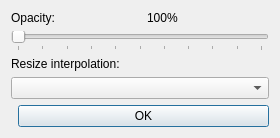
<?xml version="1.0" encoding="UTF-8"?>
<ui version="4.0">
 <class>WBQtTracingOverlayWindow</class>
 <widget class="QWidget" name="WBQtTracingOverlayWindow">
  <property name="minimumSize">
   <size>
    <width>280</width>
    <height>0</height>
   </size>
  </property>
  <property name="maximumSize">
   <size>
    <width>280</width>
    <height>16777215</height>
   </size>
  </property>
  <property name="windowTitle">
   <string>Tracing Overlay Settings</string>
  </property>
  <layout class="QVBoxLayout" name="rootLayout">
   <item>
    <layout class="QHBoxLayout" name="opacityHeader">
     <item>
      <widget class="QLabel" name="opacityCaptionLabel">
       <property name="text">
        <string>Opacity:</string>
       </property>
      </widget>
     </item>
     <item>
      <spacer name="opacitySpacer">
       <property name="orientation">
        <enum>Qt::Horizontal</enum>
       </property>
      </spacer>
     </item>
     <item>
      <widget class="QLabel" name="opacityLabel">
       <property name="text">
        <string>100%</string>
       </property>
      </widget>
     </item>
    </layout>
   </item>
   <item>
    <widget class="QSlider" name="opacitySlider">
     <property name="maximum">
      <number>100</number>
     </property>
     <property name="orientation">
      <enum>Qt::Horizontal</enum>
     </property>
     <property name="tickPosition">
      <enum>QSlider::TicksBelow</enum>
     </property>
     <property name="tickInterval">
      <number>10</number>
     </property>
    </widget>
   </item>
   <item>
    <widget class="QLabel" name="filterLabel">
     <property name="text">
      <string>Resize interpolation:</string>
     </property>
    </widget>
   </item>
   <item>
    <widget class="QComboBox" name="filterCombo"/>
   </item>
   <item>
    <layout class="QHBoxLayout" name="buttonRow">
     <item>
      <spacer name="buttonSpacer">
       <property name="orientation">
        <enum>Qt::Horizontal</enum>
       </property>
      </spacer>
     </item>
     <item>
      <widget class="QPushButton" name="okBtn">
       <property name="text">
        <string>OK</string>
       </property>
       <property name="default">
        <bool>true</bool>
       </property>
      </widget>
     </item>
    </layout>
   </item>
  </layout>
 </widget>
 <resources/>
 <connections/>
</ui>
